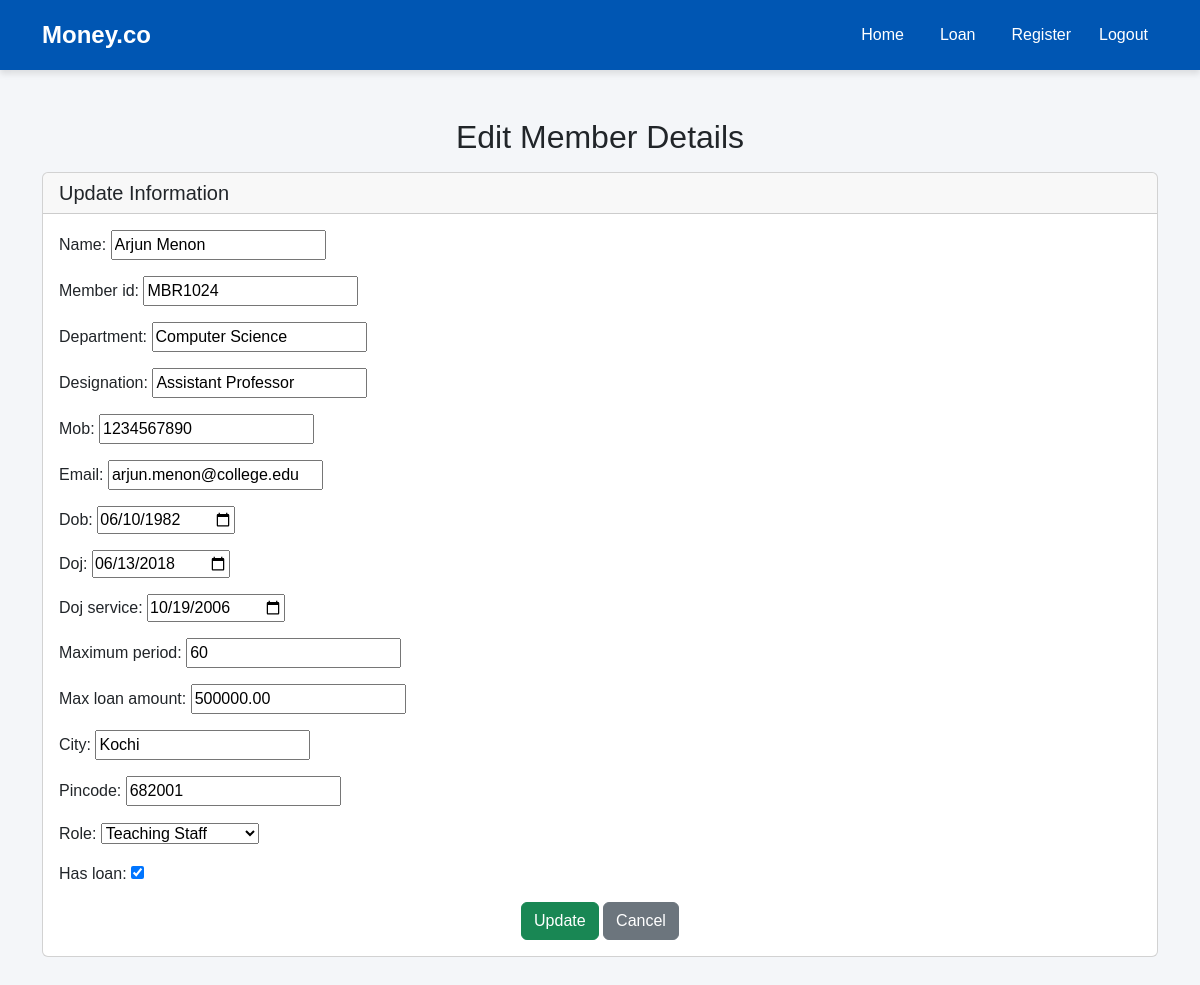
The page /edit-member/16/ on the database its author committed.
### moneyapp/models.py (models this page shows, shortened)
class Member(models.Model):
    ROLE_CHOICES = [('Teaching', 'Teaching Staff'), ('Non-Teaching', 'Non-Teaching Staff')]
    name            = models.CharField(max_length=100)
    member_id       = models.CharField(max_length=50, unique=True)
    department      = models.CharField(max_length=100, blank=True)
    designation     = models.CharField(max_length=100, blank=True)
    mob = models.CharField(max_length=10, validators=[phone_validator])
    email           = models.EmailField()
    dob             = models.DateField()
    doj             = models.DateField()
    doj_service     = models.DateField()
    maximum_period  = models.IntegerField()
    max_loan_amount = models.DecimalField(max_digits=10, decimal_places=2)
    city            = models.CharField(max_length=100)
    pincode         = models.CharField(max_length=10)
    role            = models.CharField(max_length=20, choices=ROLE_CHOICES, default='Non-Teaching')
    has_loan        = models.BooleanField(default=False)

### moneyapp/views.py (the view)
# urls.py: path('edit-member/<int:member_id>/', views.edit_member, name='edit_member'),
def edit_member(request, member_id):
    member = get_object_or_404(Member, id=member_id)
    if request.method == "POST":
        form = MemberForm(request.POST, instance=member)
        if form.is_valid():
            form.save()
            return redirect('loan')
    else:
        form = MemberForm(instance=member)
    return render(request, 'edit_member.html', {'form': form})

### moneyapp/forms.py
class MemberForm(forms.ModelForm):
    class Meta:
        model = Member
        fields = '__all__'  # Includes all fields from the model
        widgets = {
            'dob': forms.DateInput(attrs={'type': 'date'}),
            'doj': forms.DateInput(attrs={'type': 'date'}),
            'doj_service': forms.DateInput(attrs={'type': 'date'})
        }

### moneyapp/templates/edit_member.html (shortened to what this page needs)
{% extends 'base.html' %}
{% block content %}
<div class="container mt-5">
    <h2 class="text-center mb-3">Edit Member Details</h2>
    <div class="card">
        <div class="card-header">
            <h5 class="mb-0">Update Information</h5>
        </div>
        <div class="card-body">
            <form method="POST">
                {{ form.as_p }}
                <div class="text-center">
                    <button type="submit" class="btn btn-success">Update</button>
                    <a href="{% url 'loan' %}" class="btn btn-secondary">Cancel</a>
                </div>
            </form>
        </div>
    </div>
</div>
{% endblock %}

### moneyapp/templates/base.html (style rules this page uses)
body { background-color: #f4f6f9; font-family: 'Arial', sans-serif; padding-bottom: 80px; }

### rows shown on the page
Member: name "Arjun Menon", member_id "MBR1024", department "Computer Science", designation "Assistant Professor", mob "1234567890", email "arjun.menon@college.edu", dob "06/10/1982", doj "06/13/2018", doj_service "10/19/2006", maximum_period "60", max_loan_amount "500000.00", city "Kochi", pincode "682001", role "Teaching Staff", has_loan "☑"
